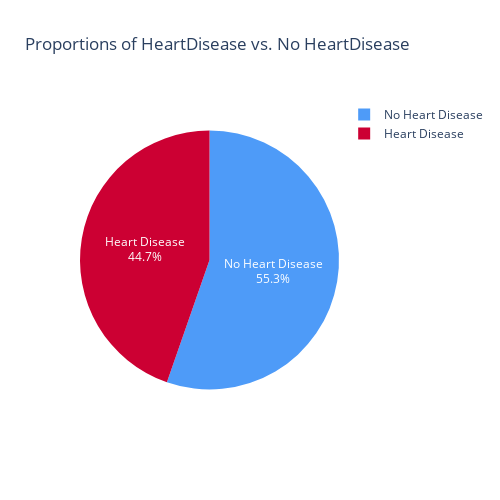

Write notebook code for a chart like this one.
### Code cell
heart_disease_counts = df['HeartDisease'].value_counts(normalize=True) * 100
heart_disease_counts.index = ['No Heart Disease', 'Heart Disease']
custom_palette = ['#4e9bf8', '#CC0033', '#FEA5B1', '#acdffe', '#FE7062']

# Plot the pie chart
fig = px.pie(
    values=heart_disease_counts.values,
    names=heart_disease_counts.index,
    title='Proportions of HeartDisease vs. No HeartDisease',
    color_discrete_sequence=custom_palette
)

fig.update_traces(textposition='inside', textinfo='percent+label', textfont=dict(color='white'))

# Reduce figure size
fig.update_layout(width=500, height=500)

fig.show()

### Figure 1 — Plotly figure (JSON) as saved in the notebook; plotly's stock layout.template omitted (floating-point values rounded to 4 significant figures)
{"data": [{"domain": {"x": [0, 1], "y": [0, 1]}, "hovertemplate": "label=%{label}<br>value=%{value}<extra></extra>", "labels": ["No Heart Disease", "Heart Disease"], "legendgroup": "", "name": "", "showlegend": true, "textfont": {"color": "white"}, "textinfo": "percent+label", "textposition": "inside", "type": "pie", "values": [55.34, 44.66]}], "layout": {"height": 500, "legend": {"tracegroupgap": 0}, "piecolorway": ["#4e9bf8", "#CC0033", "#FEA5B1", "#acdffe", "#FE7062"], "title": {"text": "Proportions of HeartDisease vs. No HeartDisease"}, "width": 500}}
